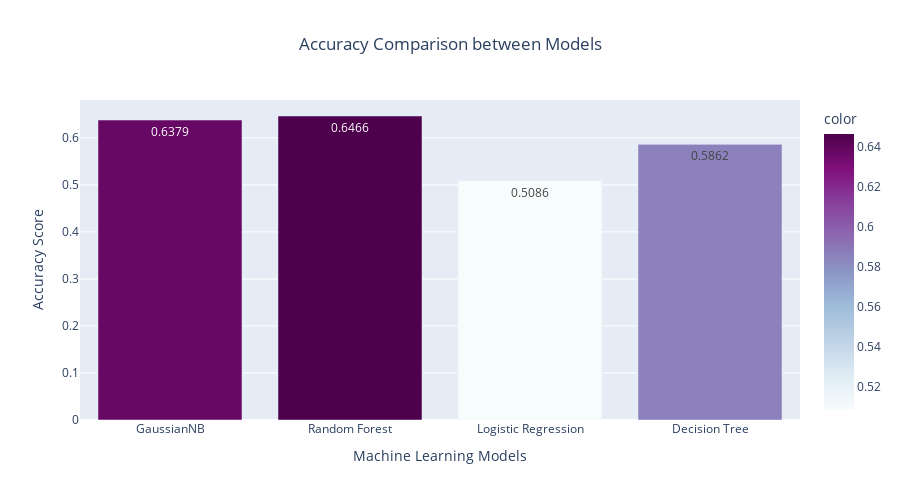

The notebook cell this image was saved under:
### Code cell
bar_x = ['GaussianNB', 'Random Forest', 'Logistic Regression', 
     'Decision Tree'] 
bar_y = [accuracy_gnb, accuracy_rf, accuracy_lr, accuracy_dt]
rounded_y = [round(num, 4) for num in bar_y]

fig = px.bar(x=bar_x, y=bar_y, text=rounded_y, title='Accuracy Comparison between Models',
             color=rounded_y, color_continuous_scale='bupu',
             labels={'x':'Machine Learning Models', 'y':'Accuracy Score'}, height=500)
fig.update_layout(title_x=0.5)
fig.show()

### Figure 1 — Plotly figure (JSON) as saved in the notebook; plotly's stock layout.template omitted (floating-point values rounded to 4 significant figures)
{"data": [{"alignmentgroup": "True", "hovertemplate": "Machine Learning Models=%{x}<br>Accuracy Score=%{y}<br>text=%{text}<br>color=%{marker.color}<extra></extra>", "legendgroup": "", "marker": {"color": [0.6379, 0.6466, 0.5086, 0.5862], "coloraxis": "coloraxis", "pattern": {"shape": ""}}, "name": "", "offsetgroup": "", "orientation": "v", "showlegend": false, "text": [0.6379, 0.6466, 0.5086, 0.5862], "textposition": "auto", "type": "bar", "x": ["GaussianNB", "Random Forest", "Logistic Regression", "Decision Tree"], "xaxis": "x", "y": [0.6379, 0.6466, 0.5086, 0.5862], "yaxis": "y"}], "layout": {"barmode": "relative", "coloraxis": {"colorbar": {"title": {"text": "color"}}, "colorscale": [[0, "rgb(247,252,253)"], [0.125, "rgb(224,236,244)"], [0.25, "rgb(191,211,230)"], [0.375, "rgb(158,188,218)"], [0.5, "rgb(140,150,198)"], [0.625, "rgb(140,107,177)"], [0.75, "rgb(136,65,157)"], [0.875, "rgb(129,15,124)"], [1, "rgb(77,0,75)"]]}, "height": 500, "legend": {"tracegroupgap": 0}, "title": {"text": "Accuracy Comparison between Models", "x": 0.5}, "xaxis": {"anchor": "y", "domain": [0, 1], "title": {"text": "Machine Learning Models"}}, "yaxis": {"anchor": "x", "domain": [0, 1], "title": {"text": "Accuracy Score"}}}}
